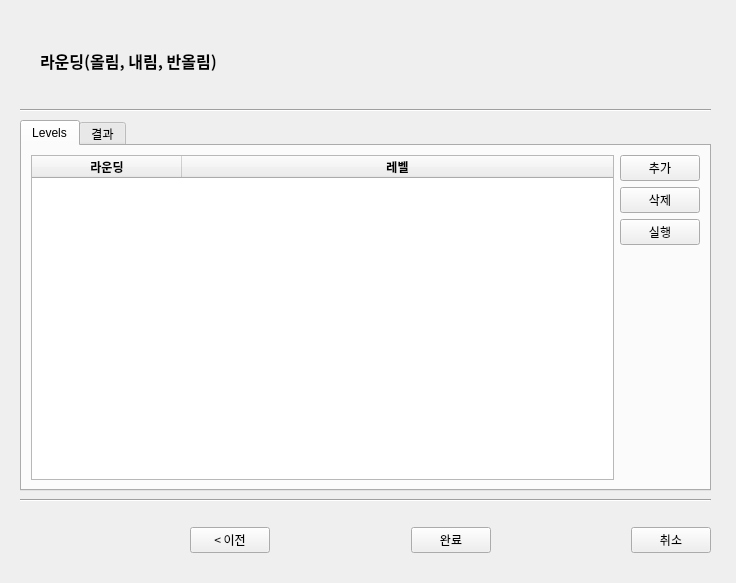
<?xml version="1.0" encoding="UTF-8"?>
<ui version="4.0">
 <class>Import Data</class>
 <widget class="QMainWindow" name="Import Data">
  <property name="geometry">
   <rect>
    <x>0</x>
    <y>0</y>
    <width>736</width>
    <height>583</height>
   </rect>
  </property>
  <property name="windowTitle">
   <string>라운딩</string>
  </property>
  <widget class="QWidget" name="centralwidget">
   <widget class="Line" name="line">
    <property name="geometry">
     <rect>
      <x>20</x>
      <y>490</y>
      <width>691</width>
      <height>20</height>
     </rect>
    </property>
    <property name="orientation">
     <enum>Qt::Horizontal</enum>
    </property>
   </widget>
   <widget class="QWidget" name="horizontalLayoutWidget_2">
    <property name="geometry">
     <rect>
      <x>190</x>
      <y>510</y>
      <width>521</width>
      <height>61</height>
     </rect>
    </property>
    <property name="font">
     <font>
      <family>맑은 고딕</family>
      <pointsize>9</pointsize>
      <weight>50</weight>
      <bold>false</bold>
     </font>
    </property>
    <layout class="QHBoxLayout" name="horizontalLayout_2">
     <item>
      <widget class="QPushButton" name="backButton">
       <property name="font">
        <font>
         <family>맑은 고딕</family>
         <pointsize>9</pointsize>
         <weight>50</weight>
         <bold>false</bold>
        </font>
       </property>
       <property name="text">
        <string>&lt; 이전</string>
       </property>
      </widget>
     </item>
     <item>
      <spacer name="horizontalSpacer">
       <property name="font">
        <font>
         <family>맑은 고딕</family>
         <pointsize>9</pointsize>
         <weight>50</weight>
         <bold>false</bold>
        </font>
       </property>
       <property name="orientation">
        <enum>Qt::Horizontal</enum>
       </property>
       <property name="sizeHint" stdset="0">
        <size>
         <width>40</width>
         <height>20</height>
        </size>
       </property>
      </spacer>
     </item>
     <item>
      <widget class="QPushButton" name="finishButton">
       <property name="font">
        <font>
         <family>맑은 고딕</family>
         <pointsize>9</pointsize>
         <weight>50</weight>
         <bold>false</bold>
        </font>
       </property>
       <property name="text">
        <string>완료</string>
       </property>
      </widget>
     </item>
     <item>
      <spacer name="horizontalSpacer_3">
       <property name="font">
        <font>
         <family>맑은 고딕</family>
         <pointsize>9</pointsize>
         <weight>50</weight>
         <bold>false</bold>
        </font>
       </property>
       <property name="orientation">
        <enum>Qt::Horizontal</enum>
       </property>
       <property name="sizeHint" stdset="0">
        <size>
         <width>40</width>
         <height>20</height>
        </size>
       </property>
      </spacer>
     </item>
     <item>
      <widget class="QPushButton" name="cancelButton">
       <property name="font">
        <font>
         <family>맑은 고딕</family>
         <pointsize>9</pointsize>
         <weight>50</weight>
         <bold>false</bold>
        </font>
       </property>
       <property name="text">
        <string>취소</string>
       </property>
      </widget>
     </item>
    </layout>
   </widget>
   <widget class="Line" name="line_2">
    <property name="geometry">
     <rect>
      <x>20</x>
      <y>100</y>
      <width>691</width>
      <height>20</height>
     </rect>
    </property>
    <property name="orientation">
     <enum>Qt::Horizontal</enum>
    </property>
   </widget>
   <widget class="QLabel" name="label">
    <property name="geometry">
     <rect>
      <x>40</x>
      <y>30</y>
      <width>661</width>
      <height>61</height>
     </rect>
    </property>
    <property name="font">
     <font>
      <family>맑은 고딕</family>
      <pointsize>12</pointsize>
      <weight>75</weight>
      <bold>true</bold>
     </font>
    </property>
    <property name="text">
     <string>라운딩(올림, 내림, 반올림)</string>
    </property>
   </widget>
   <widget class="QTabWidget" name="compareTab">
    <property name="geometry">
     <rect>
      <x>20</x>
      <y>120</y>
      <width>691</width>
      <height>371</height>
     </rect>
    </property>
    <property name="currentIndex">
     <number>0</number>
    </property>
    <widget class="QWidget" name="tab1">
     <attribute name="title">
      <string>Levels</string>
     </attribute>
     <layout class="QHBoxLayout" name="horizontalLayout_3">
      <item>
       <widget class="QTableWidget" name="LevelTable">
        <property name="font">
         <font>
          <weight>75</weight>
          <bold>true</bold>
         </font>
        </property>
        <property name="sizeAdjustPolicy">
         <enum>QAbstractScrollArea::AdjustToContents</enum>
        </property>
        <property name="rowCount">
         <number>0</number>
        </property>
        <property name="columnCount">
         <number>2</number>
        </property>
        <attribute name="horizontalHeaderCascadingSectionResizes">
         <bool>false</bool>
        </attribute>
        <attribute name="horizontalHeaderDefaultSectionSize">
         <number>150</number>
        </attribute>
        <attribute name="horizontalHeaderStretchLastSection">
         <bool>true</bool>
        </attribute>
        <attribute name="verticalHeaderCascadingSectionResizes">
         <bool>false</bool>
        </attribute>
        <attribute name="verticalHeaderStretchLastSection">
         <bool>false</bool>
        </attribute>
        <column>
         <property name="text">
          <string>라운딩</string>
         </property>
         <property name="font">
          <font>
           <weight>75</weight>
           <bold>true</bold>
          </font>
         </property>
        </column>
        <column>
         <property name="text">
          <string>레벨</string>
         </property>
        </column>
       </widget>
      </item>
      <item>
       <layout class="QVBoxLayout" name="verticalLayout_2">
        <item>
         <widget class="QPushButton" name="addButton">
          <property name="font">
           <font>
            <family>맑은 고딕</family>
           </font>
          </property>
          <property name="text">
           <string>추가</string>
          </property>
         </widget>
        </item>
        <item>
         <widget class="QPushButton" name="delButton">
          <property name="font">
           <font>
            <family>맑은 고딕</family>
           </font>
          </property>
          <property name="text">
           <string>삭제</string>
          </property>
         </widget>
        </item>
        <item>
         <widget class="QPushButton" name="runButton">
          <property name="font">
           <font>
            <family>맑은 고딕</family>
           </font>
          </property>
          <property name="text">
           <string>실행</string>
          </property>
         </widget>
        </item>
        <item>
         <spacer name="verticalSpacer_2">
          <property name="orientation">
           <enum>Qt::Vertical</enum>
          </property>
          <property name="sizeHint" stdset="0">
           <size>
            <width>20</width>
            <height>40</height>
           </size>
          </property>
         </spacer>
        </item>
       </layout>
      </item>
     </layout>
    </widget>
    <widget class="QWidget" name="tab2">
     <attribute name="title">
      <string>결과</string>
     </attribute>
     <layout class="QGridLayout" name="gridLayout_4">
      <item row="0" column="0">
       <widget class="QTableWidget" name="afterTable">
        <property name="rowCount">
         <number>0</number>
        </property>
        <property name="columnCount">
         <number>1</number>
        </property>
        <column>
         <property name="text">
          <string>원본</string>
         </property>
        </column>
       </widget>
      </item>
     </layout>
    </widget>
   </widget>
  </widget>
 </widget>
 <resources/>
 <connections/>
</ui>
